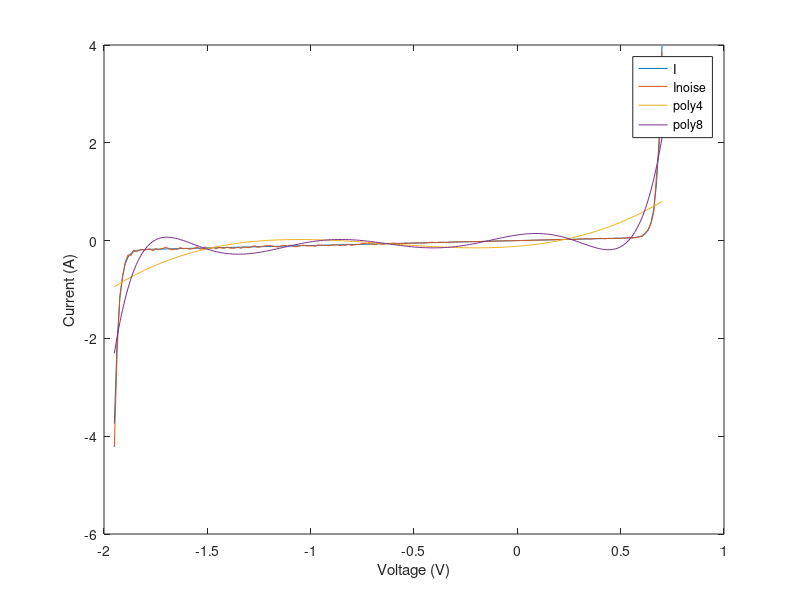
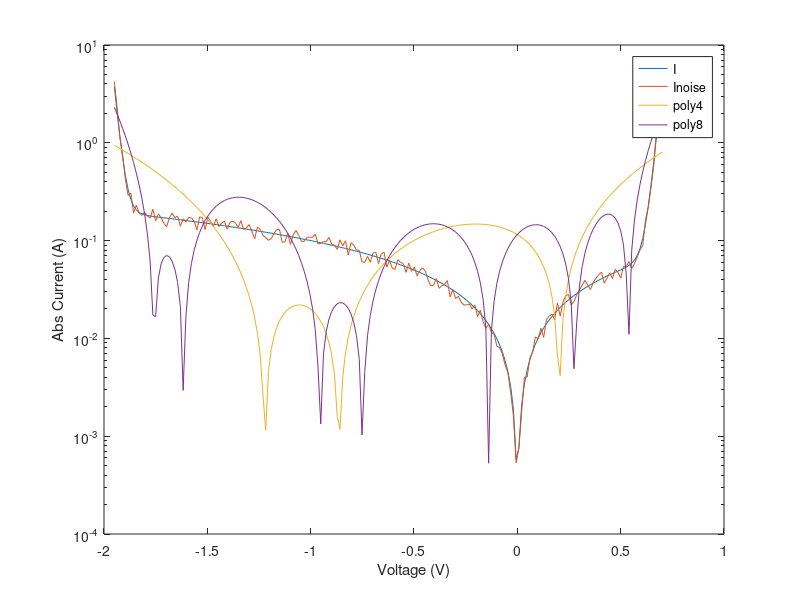

Write MATLAB code to recreate these figures, in order. (Note: this script raises an error after producing the figures.)
Is = 0.01E-12;
Ib = 0.1E-12;
Vb = 1.3;
Gp = 0.1;

V = linspace(-1.95,0.7,200);

I = Is*(exp((1.2/0.025).*V) - 1) + Gp.*V - Ib*(exp((-1.2/0.025).*(V + Vb)) - 1);


sd = 0.2;
noise = sd*I.*(rand(size(I))-0.5)*2;
Inoise = I + noise;


P4 = polyfit(V,Inoise,4);
P8 = polyfit(V,Inoise,8);

Y4 = polyval(P4,V);
Y8 = polyval(P8,V);


figure(1)
plot(V,I);
xlabel('Voltage (V)')
ylabel('Current (A)')
hold on

plot(V,Inoise);
hold on

plot(V,Y4);
hold on

plot(V,Y8);

legend('I','Inoise','poly4','poly8')
hold off


figure(2)
semilogy(V,abs(I));
xlabel('Voltage (V)')
ylabel('Abs Current (A)')
hold on

semilogy(V,abs(Inoise));
hold on

semilogy(V,abs(Y4));

semilogy(V,abs(Y8));

legend('I','Inoise','poly4','poly8')
hold off



%3a Conditions
B2 = Gp;
D2 = Vb;

fo2 = fittype('A2.*(exp(1.2*x/25e-3)-1) + B2.*x - C2*(exp(1.2*(-(x+D2))/25e-3)-1)');
ff2 = fit(V',Inoise',fo2);
If2 = ff2(V);

%3b Conditions
D3 = Vb;

fo3 = fittype('A3.*(exp(1.2*x/25e-3)-1) + B3.*x - C3*(exp(1.2*(-(x+D3))/25e-3)-1)');
ff3 = fit(V',Inoise',fo3);
If3 = ff3(V);

%3c Conditions

fo4 = fittype('A4.*(exp(1.2*x/25e-3)-1) + B4.*x - C4*(exp(1.2*(-(x+D4))/25e-3)-1)');
ff4 = fit(V',Inoise',fo4);
If4 = ff4(V);


figure(3)
plot(V,Inoise);
xlabel('Voltage (V)')
ylabel('Current (A)')
hold on

plot(V,If2);
hold on

plot(V,If3);
hold on

plot(V,If4);

legend('Inoise','fit2','fit3','fit4')
hold off


figure(4)
semilogy(V,abs(Inoise));
xlabel('Voltage (V)')
ylabel('Abs Current (A)')
hold on

semilogy(V,abs(If2));
hold on

semilogy(V,abs(If3));

semilogy(V,abs(If4));

legend('Inoise','fit2','fit3','fit4')
hold off



inputs = V.';
targets = I.';
hiddenLayerSize = 10;
net = fitnet(hiddenLayerSize);
net.divideParam.trainRatio = 70/100;
net.divideParam.valRatio = 15/100;
net.divideParam.testRatio = 15/100;
[net,tr] = train(net,inputs,targets);
outputs = net(inputs);
errors = gsubtract(outputs,targets);
performance = perform(net,targets,outputs);
view(net)
Inn = outputs;


figure(5)
plot(V,Inoise);
xlabel('Voltage (V)')
ylabel('Current (A)')
hold on

plot(V,Inn);
hold on

legend('Inoise','NN')
hold off


figure(6)
semilogy(V,abs(Inoise));
xlabel('Voltage (V)')
ylabel('Abs Current (A)')
hold on

semilogy(V,abs(Inn));
hold on

legend('Inoise','NN')
hold off

